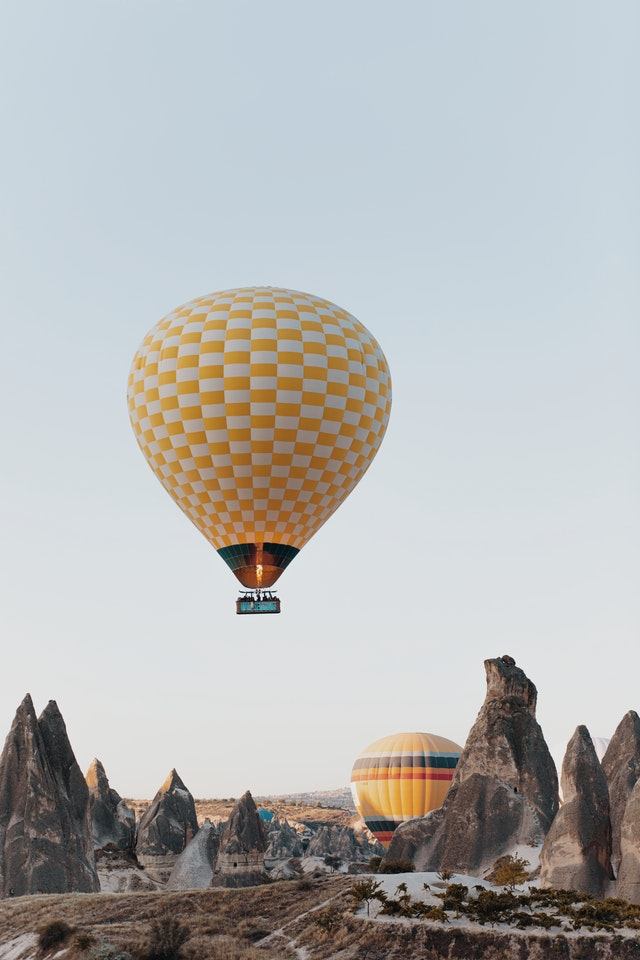
#> input picture 1.1 aircraft.jpg.jpg, 640 x 960 px, given in place of the camera
$ jupyter execute --allow-errors 'gercek_zamanlı_cokgen_algılama.ipynb'
#> lines starting #> are read from the running program, lines starting #| are printed output that depends on the picture; after the words box and inside, x2 and y2 are one past the last pixel; in counts of white or black regions, pixels touching at a corner belong together
[cell 1]
import numpy as np
import cv2
from matplotlib import pyplot as plt

[cell 2]
def nothing (x):
    pass

[cell 3]
vid = cv2.VideoCapture(0)

[cell 4]
cv2.namedWindow("Setting")

cv2.createTrackbar("Lower_Hue","Setting" ,0 ,180,nothing)
#> slider 'Lower_Hue' is set to 36
cv2.createTrackbar("Lower_Saturation","Setting" ,0 ,255,nothing)
#> slider 'Lower_Saturation' is set to 51
cv2.createTrackbar("Lower_Value","Setting" ,0 ,255,nothing)
#> slider 'Lower_Value' is set to 51
cv2.createTrackbar("Upper_Hue","Setting" ,0 ,180,nothing)
#> slider 'Upper_Hue' is set to 180
cv2.createTrackbar("Upper_Saturation","Setting" ,0 ,255,nothing)
#> slider 'Upper_Saturation' is set to 255
cv2.createTrackbar("Upper_Value","Setting" ,0 ,255,nothing)
#> slider 'Upper_Value' is set to 255
#> further down, frame is the input picture: shape (960, 640, 3); mean B, G, R 179.6, 180.6, 180.1
#> `hsv = cv2.cvtColor(frame , cv2.COLOR_BGR2HSV)`: hsv: shape (960, 640, 3); mean H, S, V 75.4, 33.1, 190.3
#> `mask = cv2.inRange(hsv , lower_color , upper_color)`:
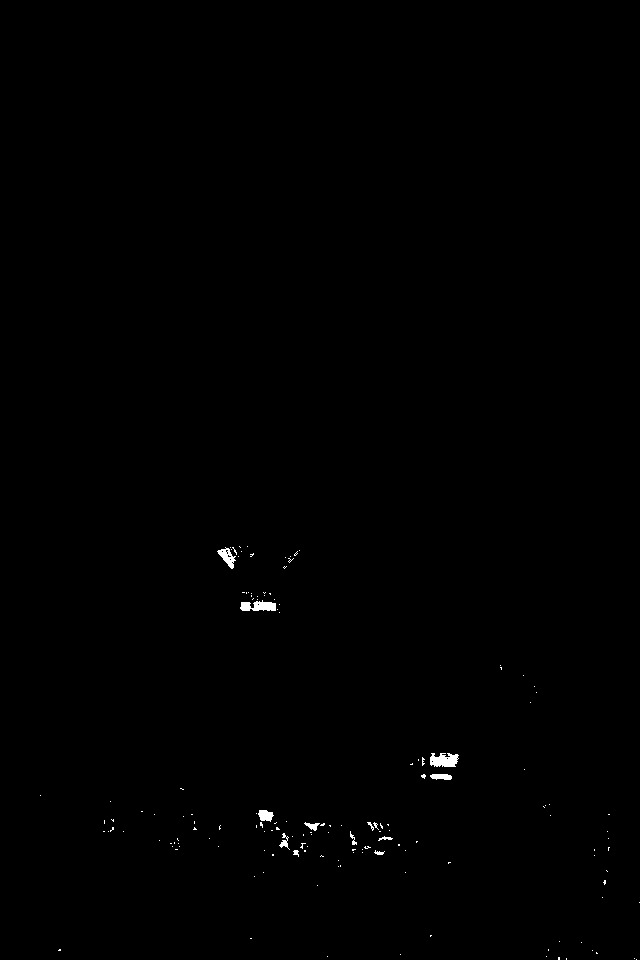
#> mask: shape (960, 640); 0.28% white; 150 white regions (138 under 20 px), largest, box (x1, y1, x2, y2) and area: (430, 753, 459, 767) 316, (240, 600, 276, 611) 283, (217, 547, 236, 569) 185
#> `mask = cv2.erode(mask  ,kernel)`:
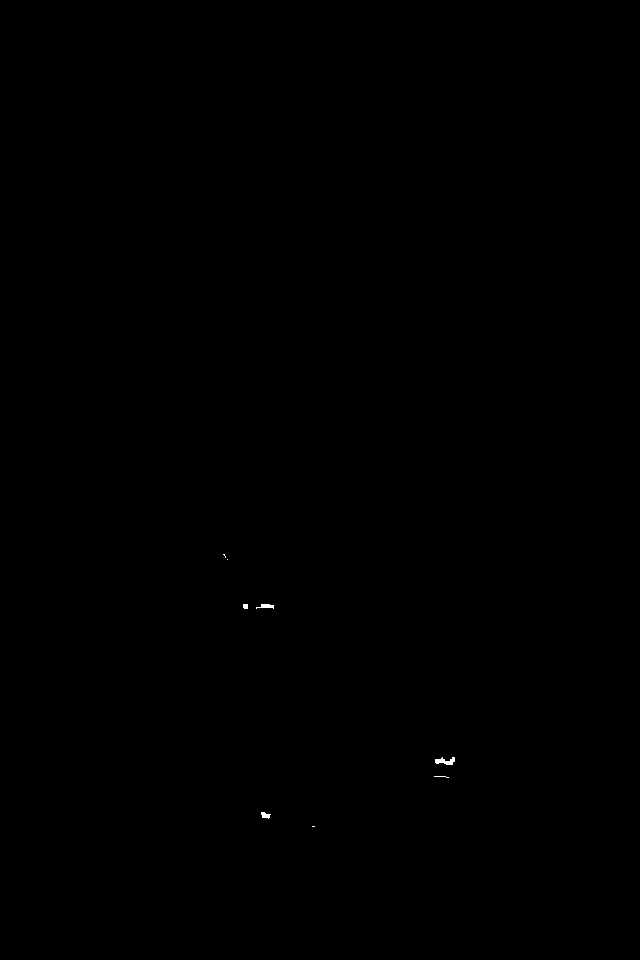
#> mask: shape (960, 640); 0.04% white; 8 white regions (4 under 20 px)
#> `contours , _ = cv2.findContours(mask , cv2.RETR_TREE , cv2.CHAIN_APPRO..`: contours = 8 contours, 5 with area under 20; largest, box (x1, y1, x2, y2) and area: (435, 757, 455, 765) 70, (256, 604, 274, 609) 34, (261, 812, 271, 819) 31

font = cv2.FONT_HERSHEY_SIMPLEX
#> (the rest of this cell did not finish here and is left out)

$ run again, on 14.1 smile.jpg.jpg
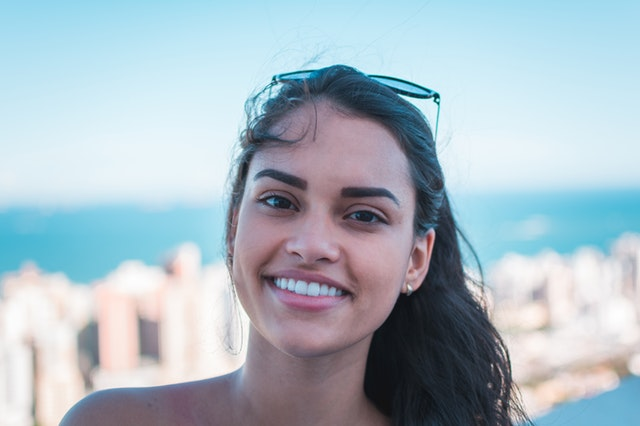
#> input picture 14.1 smile.jpg.jpg, 640 x 426 px, given in place of the camera
#> frame is the input picture: shape (426, 640, 3); mean B, G, R 195.2, 185.1, 169.2
#> hsv: shape (426, 640, 3); mean H, S, V 99.9, 51, 199.9
#> `mask = cv2.inRange(hsv , lower_color , upper_color)`:
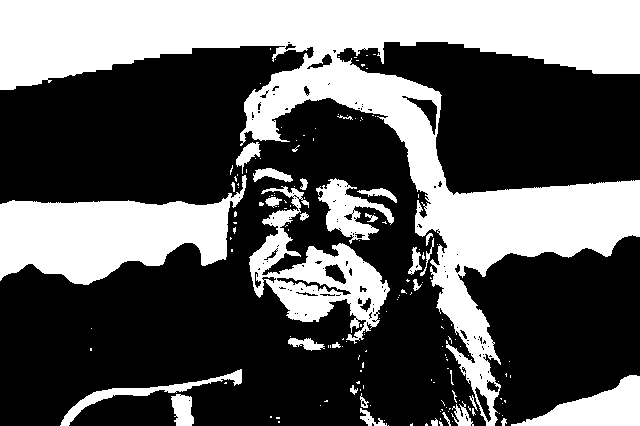
#> mask: shape (426, 640); 36.5% white; 163 white regions (131 under 20 px), largest, box (x1, y1, x2, y2) and area: (0, 0, 640, 426) 66613, (0, 175, 247, 285) 14941, (249, 186, 390, 344) 7552
#> `mask = cv2.erode(mask  ,kernel)`:
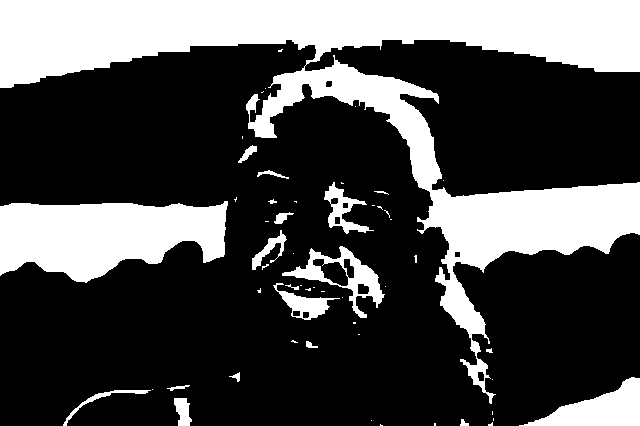
#> mask: shape (426, 640); 29.5% white; 55 white regions (35 under 20 px)
#> contours = 66 contours, 39 with area under 20; largest, box (x1, y1, x2, y2) and area: (0, 0, 640, 404) 56906, (0, 201, 228, 283) 13099, (519, 377, 640, 426) 2740, (282, 246, 385, 318) 2438, (324, 182, 374, 234) 850
